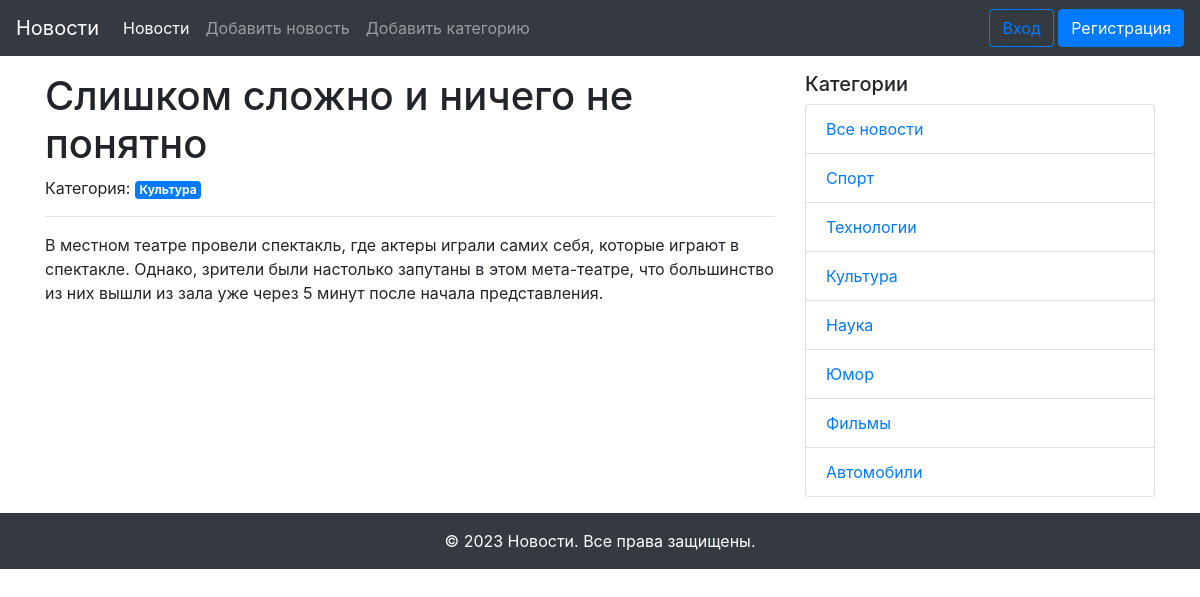
The page /news_detail/1 on the database its author committed.
### models.py (models this page shows, shortened)
class News(db.Model):
    id = db.Column(db.Integer, primary_key=True)
    title = db.Column(db.String(255), unique=True, nullable=False)
    text = db.Column(db.Integer, nullable=False)
    created_date = db.Column(db.DateTime, default=datetime.datetime.now())
    category_id = db.Column(db.Integer, db.ForeignKey('category.id'), nullable=True)
    category = db.relationship('Category', back_populates='news')
    user_id = db.Column(db.Integer, db.ForeignKey('user.id'))
    user = db.relationship('User', back_populates='news')

class Category(db.Model):
    id = db.Column(db.Integer, primary_key=True)
    title = db.Column(db.String(255), nullable=False)
    news = db.relationship('News', back_populates='category')

### views.py (the view)
@app.route('/news_detail/<int:id>')
def news_detail(id):
    news_detail = News.query.get(id)
    categories = Category.query.all()
    return render_template('news_detail.html',
                           news=news_detail,
                           categories=categories)

### templates/news_detail.html (shortened to what this page needs)
{% extends "base.html" %}
{% block content %}
  <h1>{{ news.title }}</h1>
  {% if news.category %}
    <span>Категория: <a href="{{ url_for('news_in_category', id=news.category.id) }}" class="badge badge-primary">{{ news.category.title }}</a></span>
  {% endif %}
  <hr>
  <p>{{ news.text }}</p>
{% endblock content %}

### templates/side_navigation.html
<div class="col-md-4">
  <h5>Категории</h5>
  <ul class="list-group">
    <li class="list-group-item"><a href="{{ url_for('index') }}">Все новости</a></li>
    {% for category in categories %}
      <li class="list-group-item"><a href="{{ url_for('news_in_category', id=category.id) }}">{{ category.title }}</a></li>
    {% endfor %}
  </ul>
</div>

### rows shown on the page
News: title "Слишком сложно и ничего не понятно", text "В местном театре провели спектакль, где актеры играли самих себя, которые играют в спектакле. Однако, зрители были настолько запутаны в этом мета-театре, что большинство из них вышли из зала уже через 5 минут после начала представления."
Category: category "Культура", title "Культура"
Category: title "Спорт"
Category: title "Технологии"
Category: title "Наука"
Category: title "Юмор"
Category: title "Фильмы"
Category: title "Автомобили"
